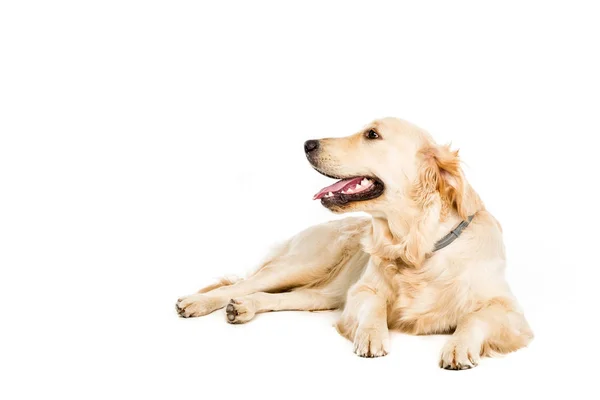
#> input picture depositphotos_160957810-stock-photo-golden-retriever-dog.jpg, 600 x 400 px, found by its file name
$ python imageclass.py
#> lines starting #> are read from the running program, lines starting #| are printed output that depends on the picture
# Importing libraries
from sklearn.ensemble import RandomForestClassifier
from sklearn.model_selection import train_test_split
from sklearn.metrics import accuracy_score
from sklearn.datasets import load_digits
from PIL import Image
import numpy as np

# Load the digits dataset
digits = load_digits()
# Split the dataset into training and testing sets
X_train, X_test, y_train, y_test = train_test_split(digits.data, digits.target, test_size=0.2, random_state=42)
# Initialize the Random Forest classifier
clf = RandomForestClassifier(n_estimators=100)
# Train
clf.fit(X_train, y_train)

# Load the image you want to classify
image_path = r"https://github.com/sairamkvs/AI_projects/blob/main/depositphotos_160957810-stock-photo-golden-retriever-dog.jpg"  # replace with your image path
image = Image.open(image_path).convert('L')  # convert image to grayscale
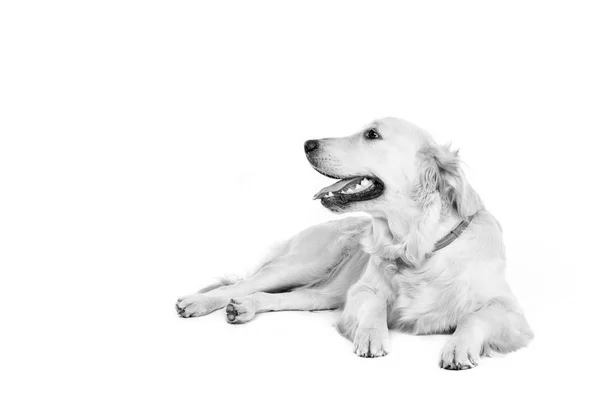
#> image: PIL image 600x400 L; min 1, max 255, mean 244.7
image = image.resize((8, 8))  # resize image to 8x8 pixels
image = np.array(image)  # convert image to numpy array
image = image.reshape(1, -1)  # reshape image to 1D array

# Predict the class of the image
image_pred = clf.predict(image)
#> image_pred = [1]
# Print the predicted class of the image
print(f"The predicted class of the image is: {image_pred}")
#| The predicted class of the image is: [1]
# Predict the labels of the test set
y_pred = clf.predict(X_test)
# Print the accuracy of the classifier
print(f"Accuracy: {accuracy_score(y_test, y_pred)}")
